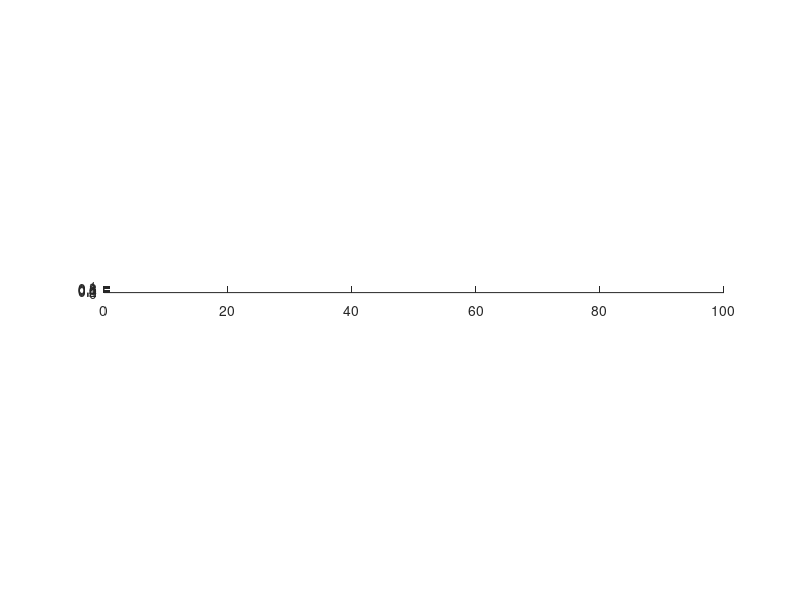

Recreate this plot in MATLAB. (Note: this script raises an error after producing the figure.)
load('STF.mat')
R = 1.65;
v = 1e-6;
g = 9.81;

sInput = 1.3e-4;
hInput = 5.;
bInput = 200/2;
uInput = 1.46;
Cf = 3.6e-3;

rng('default')
year = 365*24*60*60;
noNode = 100;%number of modeling node
noYear = 1000;
yearSkip = 50;
tf = 1;
noTime = noYear/tf;%modeling time steps
T1 = nan(1,noTime);%first cut off time
xStep = bInput*3;
xlimit = noNode*xStep;
x = xStep:xStep:xlimit;
xsl = xlimit + STF;
y = zeros(1,noNode) + rand(1,noNode)*bInput/10;
xNor = x/x(end)*25*pi;
xi = x;

%allocate for parameters
X = nan(noYear,1000);
Y = nan(noYear,1000);
SINU = nan(noYear,1000);
XOver = nan(noYear,1000);
YOver = nan(noYear,1000);
AccuSOver = nan(noYear,1000);
Etotal = nan(noYear,1000);

us0 = uInput; %normal flow velocity
h0 = hInput; %normal flow depth
b = bInput;%half channel width
g = 9.81;%gravitational acceleration
A = 10; %need to verify
alfa = 0.077;
Chi1 = alfa/sqrt(Cf);
Chi = Chi1 - 1/3;
As = 181 * (h0/b)^2 * 1/Chi1 * (2*Chi^2 + 0.8*Chi + 1/15);
A = A + As -1;
E = 7e-7;
k = 80; %searching index range for cutoff point

curvature = nan(1,noNode);
dCurve = nan(1,noNode);
s = nan(1,noNode);
accuS = nan(1,noNode);
ds = nan(1,noNode);
dx1 = nan(1,noNode);
dx2 = nan(1,noNode);
dy1 = nan(1,noNode);
dy2 = nan(1,noNode);
usb = zeros(1,noNode);
migrRate = zeros(1,noNode);
maxSinu = zeros(1,noYear);
aveSinu = zeros(1,noYear);
maxSinu2 = zeros(1,noYear);
aveSinu2 = zeros(1,noYear);
aveMigRate = zeros(1,noYear);
maxMigRate = zeros(1,noYear);
aveCurve = zeros(1,noYear);
maxCurve = zeros(1,noYear);
sinu25 = zeros(1,noYear);
sinu75 = zeros(1,noYear);
coXY = [];

%plot
figure(1);hold on
% subplot(2,1,1);hold on
% h = plot(x/1e3,y/1e3,'-k','linewidth',1.5);
% ylim([-20000 20000]/1e3);
xlim([0 100000]/1e3);
% xlim([0 3])
set(gca,'DataAspectRatio', [1 1 1]);
set(gcf,'Unit','in','position',[.5,.5,12,6]);


for t=1:noTime
    %calculate streamwise distance, curvature, velocity increment
    ds(2:end) = sqrt((x(2:end)-x(1:end-1)).^2 + (y(2:end)-y(1:end-1)).^2);
    ds(1) = ds(2);
    dx1(2:end) =  (x(2:end)-x(1:end-1))./ds(2:end);
    dx1(1) = dx1(2);
    dx2(2:end) = (dx1(2:end)-dx1(1:end-1))./ds(2:end);
    dx2(1) = dx2(2);
    dy1(2:end) = (y(2:end)-y(1:end-1))./ds(2:end);
    dy1(1) = dy1(2);
    dy2(2:end) = (dy1(2:end)-dy1(1:end-1))./ds(2:end);
    dy2(1) = dy2(2);
    curvature = (dx1.*dy2-dy1.*dx2)./(dx1.^2+dy1.^2).^(3/2);
    dCurve(2:end) = (curvature(2:end)-curvature(1:end-1))./ds(2:end);
    dCurve(1) = dCurve(2);
    dnx = (-dy1)./sqrt(dx1.^2+dy1.^2);
    dny = dx1./sqrt(dx1.^2+dy1.^2);

    usb(2:end) = b./(us0./ds(2:end) + 2*us0./h0*Cf) .*...
        (-us0.^2.*dCurve(2:end) + ...
        Cf*curvature(2:end) .* ((us0.^4/g./h0.^2) + A*us0.^2./h0)...
        + us0./ds(2:end) .* usb(1:end-1)/b);
    usb(1) = 0;

    migrRate = E.*usb*year*tf;
    L = sqrt(dnx.^2+dny.^2);
    dx = -dnx.*migrRate;
    dy = -dny.*migrRate;
    dx(end) = 0;
    dy(end) = 0;
    x = x + dx;
    y = y + dy;

    %save x, curvature and s from previous time step,
    x_t = x;
    y_t = y;
    curvature_t = curvature;

    accuS = streamLineDistance(ds);
    accuS_t = accuS;%
    maxCurve(t) = max(abs(curvature_t));   
    aveCurve(t) = mean(abs(curvature_t));
    aveMigRate(t) = mean(abs(migrRate));
    maxMigRate(t) = max(abs(migrRate));

    %calculate cutoff
    [x,y,T1,noNode,coxy]=cutOff(noNode,k,x,y,b,t,T1);
    coXY = [coXY,coxy];
    %calculate cutoff for the most downstream section
    [x,y,T1,noNode]=cutOff2(noNode,k,x,y,b,t,T1);

    [~,noNode] = size(x);
    ds = nan(1,noNode);
    ds(2:end) = sqrt((x(2:end)-x(1:end-1)).^2 + (y(2:end)-y(1:end-1)).^2);
    ds(1) = 0;

    accuS = streamLineDistance(ds);
    s_reMesh = accuS(1):xStep:accuS(end);
    x_reMesh = interp1(accuS,x,s_reMesh,'spline');%'makima'
    y_reMesh = interp1(accuS,y,s_reMesh,'spline');
    x_reMesh = [x_reMesh, xsl(t)];%add the end point, so model is stable
    y_reMesh = [y_reMesh, 0];
    x = x_reMesh;
    y = y_reMesh;


    y(1) = y(1) + (rand(1,1)-0.5)*1;% small perturbation at the upstream, without this, upstream become straight    
    y(end) = y(end-1) + (rand(1,1)-0.5)*1;
    [~,noNode] = size(x);

    us0_t = us0;
    usb_t = usb;
    migrRate_t = migrRate;
    curvature = nan(1,noNode);
    dCurve = nan(1,noNode);
    s = nan(1,noNode);
    accuS = nan(1,noNode);
    ds = nan(1,noNode);
    dx1 = nan(1,noNode);
    dx2 = nan(1,noNode);
    dy1 = nan(1,noNode);
    dy2 = nan(1,noNode);
    usb = zeros(1,noNode);
    migrRate = zeros(1,noNode);

    %calculate intrinsic sinuosity
    output = calculateSinu2(x_t,y_t,accuS_t,b);
    sinu2 = output.sinu2;
    xOver = output.xOver;
    yOver = output.yOver;
    accuSOver = output.accuSOver;

    %store sinuosity through time
    [~,xSize] = size(x_t);
    [~,sinuSize] = size(sinu2);
    X(t,1:xSize) = x_t;
    Y(t,1:xSize) = y_t;
    SINU(t,1:sinuSize) = sinu2;
    XOver(t,1:sinuSize) = xOver(2:end);%there're n xy coordinates and n-1 sinu meansurements
    YOver(t,1:sinuSize) = yOver(2:end);
    AccuSOver(t,1:sinuSize) = accuSOver(2:end);
    
    [x_sort,idx_sort] = sort(x_t);
    
    %plotting
    movingWindows = linspace(0,noYear,noYear/yearSkip);
    cmap = parula(length(movingWindows));
    titleText = string(sprintf('t = %d year',t));

    if t/yearSkip-round(t/yearSkip)==0
        figure(1);hold on
        title(titleText);
        h = plot(x/1e3,y/1e3,'-k','linewidth',1.5);
        pause(0.00000001);
        set(gca,'DataAspectRatio', [1 1 1]);            
    end

end

close all
